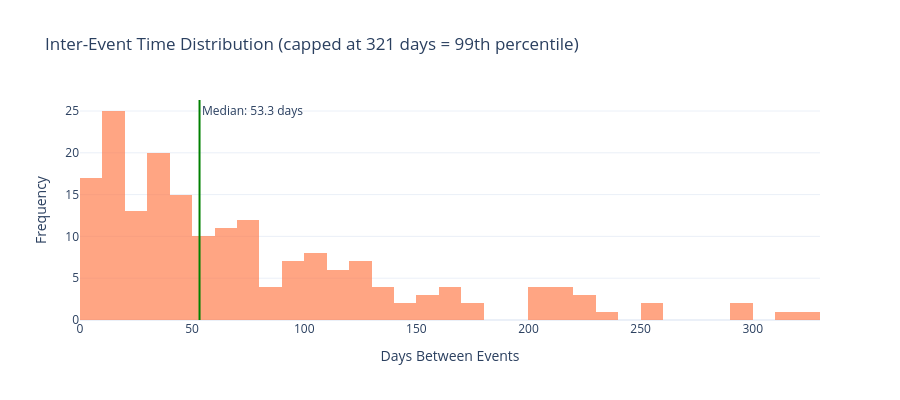

Here is the notebook cell this chart was saved with:
### Markdown cell above
## 1a.7 Inter-Event Timing Analysis

**📖 Understanding Inter-Event Time:**
- Time between consecutive events for each entity
- Short inter-event time: Frequent engagement
- Long inter-event time: Sporadic usage or churn risk

### Code cell
# Compute inter-event times for all entities with >1 event
inter_event_times = []

for entity, group in df_temp.groupby(ENTITY_COLUMN):
    if len(group) < 2:
        continue
    sorted_times = group[TIME_COLUMN].sort_values()
    diffs = sorted_times.diff().dropna()
    inter_event_times.extend(diffs.dt.total_seconds() / 86400)  # Convert to days

if inter_event_times:
    inter_event_series = pd.Series(inter_event_times)

    print("\u23f1\ufe0f  Inter-Event Time Distribution (days):")
    print(f"   Min: {inter_event_series.min():.2f}")
    print(f"   25th percentile: {inter_event_series.quantile(0.25):.2f}")
    print(f"   Median: {inter_event_series.median():.2f}")
    print(f"   Mean: {inter_event_series.mean():.2f}")
    print(f"   75th percentile: {inter_event_series.quantile(0.75):.2f}")
    print(f"   Max: {inter_event_series.max():.2f}")

    # Histogram
    fig = go.Figure()

    # Cap at 99th percentile for visualization
    cap = inter_event_series.quantile(0.99)
    display_data = inter_event_series[inter_event_series <= cap]

    fig.add_trace(go.Histogram(
        x=display_data,
        nbinsx=50,
        name="Inter-Event Time",
        marker_color="coral",
        opacity=0.7
    ))

    fig.add_vline(x=inter_event_series.median(), line_dash="solid", line_color="green",
                  annotation_text=f"Median: {inter_event_series.median():.1f} days",
                  annotation_position="top right")

    fig.update_layout(
        title=f"Inter-Event Time Distribution (capped at {cap:.0f} days = 99th percentile)",
        xaxis_title="Days Between Events",
        yaxis_title="Frequency",
        template="plotly_white",
        height=400
    )
    display_figure(fig)
else:
    print("Not enough multi-event entities to analyze inter-event timing")

### Figure 1 — Plotly figure (JSON) as saved in the notebook; plotly's stock layout.template omitted (floating-point values rounded to 4 significant figures; data arrays with more than 128 entries replaced by an {"elided": "..."} marker saying what was removed)
{"data": [{"marker": {"color": "coral"}, "name": "Inter-Event Time", "nbinsx": 50, "opacity": 0.7, "type": "histogram", "x": {"elided": "188 float values"}}], "layout": {"annotations": [{"showarrow": false, "text": "Median: 53.3 days", "x": 53.3, "xanchor": "left", "xref": "x", "y": 1, "yanchor": "top", "yref": "y domain"}], "height": 400, "shapes": [{"line": {"color": "green", "dash": "solid"}, "type": "line", "x0": 53.3, "x1": 53.3, "xref": "x", "y0": 0, "y1": 1, "yref": "y domain"}], "title": {"text": "Inter-Event Time Distribution (capped at 321 days = 99th percentile)"}, "xaxis": {"title": {"text": "Days Between Events"}}, "yaxis": {"title": {"text": "Frequency"}}}}
